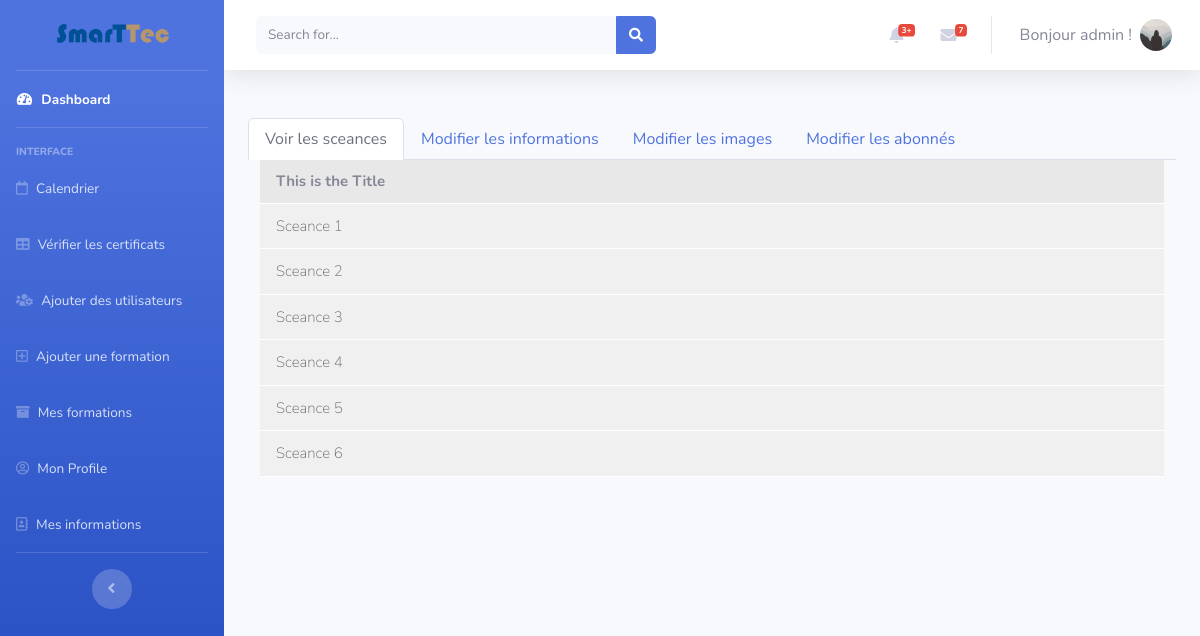
The app's page /post/1 (signed in) with its own data.
### flaskblog/models.py (models this page shows, shortened)
class User(db.Model, UserMixin):
    id = db.Column(db.Integer, primary_key=True)
    username = db.Column(db.String(20), unique=True, nullable=False)
    email = db.Column(db.String(120), unique=True, nullable=False)
    image_file = db.Column(db.String(20), nullable=False,
                           default='default.jpg')
    password = db.Column(db.String(60), nullable=False)
    acc_rights = db.Column(db.Integer, default=2)
    posts = db.relationship('Post', backref='author', lazy=True)
    subscriptions = db.relationship(
        'Subscription', backref='subscribed', lazy=True)
    infos = db.relationship(
        'Userinfo', backref='currentuser', lazy=True)

class Post(db.Model):
    id = db.Column(db.Integer, primary_key=True)
    title = db.Column(db.String(100), nullable=False)
    price = db.Column(db.Integer, nullable=False)
    youtube_url = db.Column(db.String(200), nullable=True)
    num_posts = db.Column(db.Integer, nullable=False)
    date_posted = db.Column(db.DateTime, nullable=False,
                            default=datetime.utcnow)
    content = db.Column(db.Text, nullable=False)
    description = db.Column(db.Text, nullable=False)
    start_date = db.Column(db.DateTime, nullable=False,
                           default=datetime.utcnow)
    zoom_link = db.Column(db.String(200))
    theme = db.Column(db.String(20), default="theme 1")
    user_id = db.Column(db.Integer, db.ForeignKey('user.id'), nullable=False)
    images = db.relationship('PostImage', backref='post', lazy=True)
    subscriptions = db.relationship(
        'Subscription', backref='subscribers', lazy=True)
    sceances = db.relationship(
        'Sceance', backref='session', lazy=True)

### flaskblog/posts/routes.py (the view, shortened to what this page needs)
@posts.route("/post/<int:post_id>", methods=['GET', 'POST'])
def post(post_id):
    form = PostForm()
    subform = SubForm()
    delete_form = DeleteImageForm()
    certif_form = CertificateForm()
    post = Post.query.get_or_404(post_id)
    subs = Subscription.query.filter_by(
        post_id=post_id).all()
    users = [(sub.id, User.query.get(sub.user_id), sub.date_posted,
              sub.payment_method) for sub in subs]
    return render_template('formation.html', title=post.title, post=post, form=form, delete_form=delete_form, users=users, certif_form=certif_form, subform=subform)

### flaskblog/posts/forms.py
class PostForm(FlaskForm):
    title = StringField('Title', validators=[DataRequired(), Length(max=50)])
    description = TextAreaField('Description', validators=[
                                DataRequired(), Length(max=200)])
    content = TextAreaField('Contenu', validators=[DataRequired()])
    youtube_url = StringField(
        'Lien Youtube de la vidéo', validators=[DataRequired()])
    price = IntegerField('Prix de la Session (en euro)',
                         validators=[DataRequired()])
    num_posts = IntegerField('Nombre de sceances',
                             validators=[DataRequired()])
    date = DateTimeLocalField(
        'Date de début de formation', format='%Y-%m-%d'+'T'+'%H:%M')
    zoom_link = StringField('Zoom link', validators=[DataRequired()])
    images = StringField(
        'Images de la description de la scéance (Max: 3 par Scéance)')
    submit = SubmitField('Post')

class SubForm(FlaskForm):
    sub_id = HiddenField("sub_id")
    mode = SelectField('Type de Désactivation', choices=[
        ('1', 'Désactivation temporaire'), ('2', 'Désactivation permanente'), ('3', 'Réactivation')])
    submit = SubmitField()

### flaskblog/models.py (called while the page is built)
@login_manager.user_loader
def load_user(user_id):
    return User.query.get(int(user_id))

### flaskblog/templates/startbootstrap-sb-admin-2-gh-pages/formation.html (shortened to what this page needs)
{% extends 'base.html' %} {% block content %}
<div id="wrapper">
  {% include 'Sidebar.html' %}
  <div id="content-wrapper" class="d-flex flex-column">
    <div id="content">
      {% include 'Topbar.html' %}
      <div class="container-fluid">
        <ul class="nav nav-tabs" id="myTab" role="tablist">
          <li class="nav-item">
            <a
              class="nav-link active"
              id="home-tab"
              data-toggle="tab"
              href="#sceances"
              role="tab"
              aria-controls="home"
              aria-selected="true"
              >Voir les sceances</a
            >
          </li>
          <li class="nav-item">
            <a
              class="nav-link"
              id="profile-tab"
              data-toggle="tab"
              href="#infos"
              role="tab"
              aria-controls="profile"
              aria-selected="false"
              >Modifier les informations</a
            >
          </li>
          <li class="nav-item">
            <a
              class="nav-link"
              id="profile-tab"
              data-toggle="tab"
              href="#sc3"
              role="tab"
              aria-controls="profile"
              aria-selected="false"
              >Modifier les images</a
            >
          </li>
          <li class="nav-item">
            <a
              class="nav-link"
              id="profile-tab"
              data-toggle="tab"
              href="#subscribe"
              role="tab"
              aria-controls="profile"
              aria-selected="false"
              >Modifier les abonnés</a
            >
          </li>
        </ul>
        <div class="tab-content" id="myTabContent">
          <div
            class="tab-pane fade show active"
            id="sceances"
            role="tabpanel"
            aria-labelledby="home-tab"
          >
            <div class="col-sm-12 course-section">
              <div class="section-title">{{post.title}}</div>
              <ul class="section-list">
                {% for i in range(1,post.num_posts+1) %}
                <li class="section-item">
                  <a class="item" href="/post/{{post.id}}/{{i}}">
                    <span class="lecture-icon">
                    </span>
                    <div class="float-left">Sceance {{i}}</div>
                  </a>
                </li>
                {% endfor %}
              </ul>
            </div>
          </div>
              {% from 'macros/form.html' import render_field %}
        </div>
      </div>
    </div>
  </div>
</div>
{% endblock %}

### flaskblog/templates/startbootstrap-sb-admin-2-gh-pages/Topbar.html (shortened to what this page needs)
<nav
  class="navbar navbar-expand navbar-light bg-white topbar mb-4 static-top shadow"
>
  <form
    class="d-none d-sm-inline-block form-inline mr-auto ml-md-3 my-2 my-md-0 mw-100 navbar-search"
  >
    <div class="input-group">
      <input
        type="text"
        class="form-control bg-light border-0 small"
        placeholder="Search for..."
        aria-label="Search"
        aria-describedby="basic-addon2"
      />
      <div class="input-group-append">
        <button class="btn btn-primary" type="button">
          <i class="fas fa-search fa-sm"></i>
        </button>
      </div>
    </div>
  </form>
  <ul class="navbar-nav ml-auto">
    {% if current_user.username %}
    <li class="nav-item dropdown no-arrow mx-1">
      <a
        class="nav-link dropdown-toggle"
        href="#"
        id="alertsDropdown"
        role="button"
        data-toggle="dropdown"
        aria-haspopup="true"
        aria-expanded="false"
      >
        <i class="fas fa-bell fa-fw"></i>
        <span class="badge badge-danger badge-counter">3+</span>
      </a>
    </li>
    <li class="nav-item dropdown no-arrow mx-1">
      <a
        class="nav-link dropdown-toggle"
        href="#"
        id="messagesDropdown"
        role="button"
        data-toggle="dropdown"
        aria-haspopup="true"
        aria-expanded="false"
      >
        <i class="fas fa-envelope fa-fw"></i>
        <span class="badge badge-danger badge-counter">7</span>
      </a>
    </li>
    <li class="nav-item dropdown no-arrow">
      <a
        class="nav-link dropdown-toggle"
        href="#"
        id="userDropdown"
        role="button"
        data-toggle="dropdown"
        aria-haspopup="true"
        aria-expanded="false"
      >
        <span class="mr-2 d-none d-lg-inline text-gray-600 large"
          >Bonjour {{current_user.username}} !</span
        >
        <img
          class="img-profile rounded-circle"
          src="{{url_for('static',filename='profile_pics/' +current_user.image_file)}}"
        />
      </a>
    </li>
    {%endif%}
  </ul>
</nav>

### flaskblog/static/css/fedora.css (style rules this page uses)
.course-section { margin-bottom: 10px; }
.course-section .section-title { background: #e8e8e8; padding: 10px 16px; margin: 0; font-size: 15px; font-weight: bold; border-bottom: 1px solid #fff; }
.course-section ul.section-list { margin: 0; padding: 0; }
.course-section ul.section-list .section-item { margin: 0; padding: 0; list-style-type: none; border-bottom: 1px solid #fff; }
.course-section ul.section-list .section-item .item { display: block; padding: 11px 16px; background: #f0f0f0; list-style-type: none; font-size: 15px; color: #676767; text-decoration: none; font-weight: 200; }
.course-section ul.section-list .section-item .item .lecture-icon { padding-right: 5px; }

### flaskblog/static/css/extra.css (style rules this page uses)
:root { --input-padding-x: 1.5rem; --input-padding-y: 0.75rem; }

### records on screen
User: username "admin", image_file (placeholder picture)
Post: title "This is the Title"

### other values on screen
{{ i }} "1" "2" "3" "4" "5" "6"
